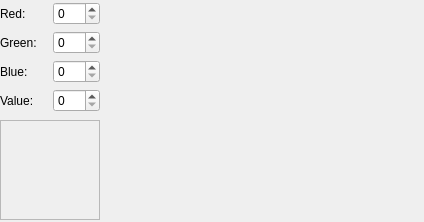
<?xml version="1.0" encoding="UTF-8"?>
<ui version="4.0">
 <class>ColorPicker</class>
 <widget class="QWidget" name="ColorPicker">
  <property name="geometry">
   <rect>
    <x>0</x>
    <y>0</y>
    <width>424</width>
    <height>222</height>
   </rect>
  </property>
  <property name="windowTitle">
   <string>Form</string>
  </property>
  <layout class="QGridLayout" name="gridLayout_main" rowstretch="0,0" columnstretch="0,0,0,0">
   <property name="leftMargin">
    <number>0</number>
   </property>
   <property name="topMargin">
    <number>0</number>
   </property>
   <property name="rightMargin">
    <number>0</number>
   </property>
   <property name="bottomMargin">
    <number>0</number>
   </property>
   <item row="0" column="0">
    <layout class="QGridLayout" name="gridLayout_3">
     <property name="leftMargin">
      <number>0</number>
     </property>
     <property name="topMargin">
      <number>0</number>
     </property>
     <property name="rightMargin">
      <number>0</number>
     </property>
     <property name="bottomMargin">
      <number>0</number>
     </property>
     <item row="0" column="0">
      <widget class="QLabel" name="label_5">
       <property name="text">
        <string>Red:</string>
       </property>
      </widget>
     </item>
     <item row="0" column="1">
      <widget class="AltSpinBox" name="spinBox_red">
       <property name="maximum">
        <number>255</number>
       </property>
       <property name="value">
        <number>0</number>
       </property>
      </widget>
     </item>
     <item row="1" column="0">
      <widget class="QLabel" name="label_6">
       <property name="text">
        <string>Green:</string>
       </property>
      </widget>
     </item>
     <item row="2" column="0">
      <widget class="QLabel" name="label_7">
       <property name="text">
        <string>Blue:</string>
       </property>
      </widget>
     </item>
     <item row="3" column="0">
      <widget class="QLabel" name="label_8">
       <property name="text">
        <string>Value:</string>
       </property>
      </widget>
     </item>
     <item row="1" column="1">
      <widget class="AltSpinBox" name="spinBox_green">
       <property name="maximum">
        <number>255</number>
       </property>
      </widget>
     </item>
     <item row="2" column="1">
      <widget class="AltSpinBox" name="spinBox_blue">
       <property name="maximum">
        <number>255</number>
       </property>
      </widget>
     </item>
     <item row="3" column="1">
      <widget class="AltSpinBox" name="spinBox_value">
       <property name="maximum">
        <number>255</number>
       </property>
      </widget>
     </item>
    </layout>
   </item>
   <item row="1" column="0">
    <widget class="QFrame" name="frame">
     <property name="maximumSize">
      <size>
       <width>100</width>
       <height>100</height>
      </size>
     </property>
     <property name="frameShape">
      <enum>QFrame::StyledPanel</enum>
     </property>
     <property name="frameShadow">
      <enum>QFrame::Plain</enum>
     </property>
     <layout class="QHBoxLayout" name="horizontalLayout">
      <property name="leftMargin">
       <number>0</number>
      </property>
      <property name="topMargin">
       <number>0</number>
      </property>
      <property name="rightMargin">
       <number>0</number>
      </property>
      <property name="bottomMargin">
       <number>0</number>
      </property>
      <item>
       <widget class="QLabel" name="label_color">
        <property name="text">
         <string/>
        </property>
       </widget>
      </item>
     </layout>
    </widget>
   </item>
   <item row="0" column="3" rowspan="2">
    <widget class="ColorCells" name="widget_colorCell" native="true"/>
   </item>
   <item row="0" column="2" rowspan="2">
    <widget class="ColorWheel" name="widget_colorWheel" native="true"/>
   </item>
   <item row="0" column="1" rowspan="2">
    <widget class="ColorValueSlider" name="widget_valueSlider" native="true"/>
   </item>
  </layout>
 </widget>
 <customwidgets>
  <customwidget>
   <class>ColorWheel</class>
   <extends>QWidget</extends>
   <header>widgets/color/colorwheel.h</header>
   <container>1</container>
  </customwidget>
  <customwidget>
   <class>ColorValueSlider</class>
   <extends>QWidget</extends>
   <header>widgets/color/colorvalueslider.h</header>
   <container>1</container>
  </customwidget>
  <customwidget>
   <class>ColorCells</class>
   <extends>QWidget</extends>
   <header>widgets/color/colorcells.h</header>
   <container>1</container>
  </customwidget>
  <customwidget>
   <class>AltSpinBox</class>
   <extends>QSpinBox</extends>
   <header>altspinbox.h</header>
  </customwidget>
 </customwidgets>
 <resources/>
 <connections/>
</ui>
